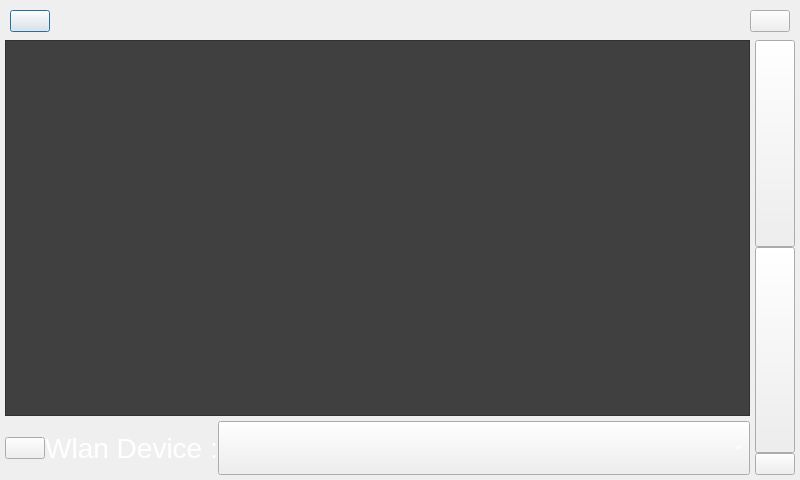
<?xml version="1.0" encoding="UTF-8"?>
<ui version="4.0">
 <class>Wlanconfig</class>
 <widget class="QDialog" name="Wlanconfig">
  <property name="geometry">
   <rect>
    <x>0</x>
    <y>0</y>
    <width>800</width>
    <height>480</height>
   </rect>
  </property>
  <property name="sizePolicy">
   <sizepolicy hsizetype="Fixed" vsizetype="Fixed">
    <horstretch>0</horstretch>
    <verstretch>0</verstretch>
   </sizepolicy>
  </property>
  <property name="windowTitle">
   <string>Wlan</string>
  </property>
  <property name="windowIcon">
   <iconset resource="assets.qrc">
    <normaloff>:/assets/WiFi2.svg</normaloff>:/assets/WiFi2.svg</iconset>
  </property>
  <layout class="QVBoxLayout" name="verticalLayout" stretch="1,7">
   <property name="spacing">
    <number>3</number>
   </property>
   <property name="leftMargin">
    <number>5</number>
   </property>
   <property name="topMargin">
    <number>5</number>
   </property>
   <property name="rightMargin">
    <number>5</number>
   </property>
   <property name="bottomMargin">
    <number>5</number>
   </property>
   <item>
    <layout class="QHBoxLayout" name="horizontalLayout_3">
     <property name="leftMargin">
      <number>5</number>
     </property>
     <property name="topMargin">
      <number>5</number>
     </property>
     <property name="rightMargin">
      <number>5</number>
     </property>
     <property name="bottomMargin">
      <number>5</number>
     </property>
     <item>
      <widget class="QPushButton" name="Btn_Back">
       <property name="whatsThis">
        <string>BTStyleSheet2</string>
       </property>
       <property name="text">
        <string/>
       </property>
       <property name="icon">
        <iconset resource="assets.qrc">
         <normaloff>:/assets/huitui.svg</normaloff>:/assets/huitui.svg</iconset>
       </property>
       <property name="iconSize">
        <size>
         <width>72</width>
         <height>72</height>
        </size>
       </property>
      </widget>
     </item>
     <item>
      <spacer name="horizontalSpacer_3">
       <property name="orientation">
        <enum>Qt::Horizontal</enum>
       </property>
       <property name="sizeHint" stdset="0">
        <size>
         <width>40</width>
         <height>20</height>
        </size>
       </property>
      </spacer>
     </item>
     <item>
      <widget class="QPushButton" name="Btn_Logo">
       <property name="styleSheet">
        <string notr="true">border:none;
font: 75 30pt &quot;Gill Sans MT&quot;;
</string>
       </property>
       <property name="text">
        <string/>
       </property>
       <property name="icon">
        <iconset resource="assets.qrc">
         <normaloff>:/assets/Wifi.svg</normaloff>:/assets/Wifi.svg</iconset>
       </property>
       <property name="iconSize">
        <size>
         <width>72</width>
         <height>72</height>
        </size>
       </property>
      </widget>
     </item>
     <item>
      <spacer name="horizontalSpacer_4">
       <property name="orientation">
        <enum>Qt::Horizontal</enum>
       </property>
       <property name="sizeHint" stdset="0">
        <size>
         <width>40</width>
         <height>20</height>
        </size>
       </property>
      </spacer>
     </item>
     <item>
      <widget class="QPushButton" name="Btn_Help">
       <property name="whatsThis">
        <string>BTStyleSheet2</string>
       </property>
       <property name="layoutDirection">
        <enum>Qt::RightToLeft</enum>
       </property>
       <property name="text">
        <string/>
       </property>
       <property name="icon">
        <iconset resource="assets.qrc">
         <normaloff>:/assets/help.svg</normaloff>:/assets/help.svg</iconset>
       </property>
       <property name="iconSize">
        <size>
         <width>72</width>
         <height>72</height>
        </size>
       </property>
      </widget>
     </item>
    </layout>
   </item>
   <item>
    <layout class="QGridLayout" name="gridLayout" rowminimumheight="6,1" columnminimumwidth="7,1">
     <property name="spacing">
      <number>5</number>
     </property>
     <item row="0" column="0">
      <widget class="QListView" name="WPA_List">
       <property name="font">
        <font>
         <pointsize>30</pointsize>
        </font>
       </property>
       <property name="styleSheet">
        <string notr="true">background-color: rgb(64, 64, 64);</string>
       </property>
       <property name="editTriggers">
        <set>QAbstractItemView::NoEditTriggers</set>
       </property>
      </widget>
     </item>
     <item row="1" column="0">
      <layout class="QHBoxLayout" name="horizontalLayout" stretch="0,0,0">
       <property name="spacing">
        <number>0</number>
       </property>
       <item>
        <widget class="QPushButton" name="Btn_DevRefresh">
         <property name="sizePolicy">
          <sizepolicy hsizetype="Fixed" vsizetype="Fixed">
           <horstretch>0</horstretch>
           <verstretch>0</verstretch>
          </sizepolicy>
         </property>
         <property name="whatsThis">
          <string>BTStyleSheet2</string>
         </property>
         <property name="text">
          <string/>
         </property>
         <property name="icon">
          <iconset resource="assets.qrc">
           <normaloff>:/assets/shuaxin.svg</normaloff>:/assets/shuaxin.svg</iconset>
         </property>
         <property name="iconSize">
          <size>
           <width>72</width>
           <height>72</height>
          </size>
         </property>
        </widget>
       </item>
       <item>
        <widget class="QLabel" name="label">
         <property name="sizePolicy">
          <sizepolicy hsizetype="Fixed" vsizetype="Preferred">
           <horstretch>0</horstretch>
           <verstretch>0</verstretch>
          </sizepolicy>
         </property>
         <property name="font">
          <font>
           <pointsize>21</pointsize>
          </font>
         </property>
         <property name="styleSheet">
          <string notr="true">color: rgb(255, 255, 255);</string>
         </property>
         <property name="text">
          <string>Wlan Device :</string>
         </property>
         <property name="alignment">
          <set>Qt::AlignCenter</set>
         </property>
        </widget>
       </item>
       <item>
        <widget class="QComboBox" name="DevList">
         <property name="sizePolicy">
          <sizepolicy hsizetype="Preferred" vsizetype="Preferred">
           <horstretch>0</horstretch>
           <verstretch>0</verstretch>
          </sizepolicy>
         </property>
         <property name="font">
          <font>
           <pointsize>30</pointsize>
          </font>
         </property>
         <property name="styleSheet">
          <string notr="true">color: rgb(255, 255, 255);</string>
         </property>
        </widget>
       </item>
      </layout>
     </item>
     <item row="0" column="1" rowspan="2">
      <layout class="QVBoxLayout" name="verticalLayout_2">
       <property name="spacing">
        <number>0</number>
       </property>
       <item>
        <widget class="QPushButton" name="Btn_Connect">
         <property name="sizePolicy">
          <sizepolicy hsizetype="Preferred" vsizetype="Expanding">
           <horstretch>0</horstretch>
           <verstretch>0</verstretch>
          </sizepolicy>
         </property>
         <property name="whatsThis">
          <string>BTStyleSheet2</string>
         </property>
         <property name="text">
          <string/>
         </property>
         <property name="icon">
          <iconset resource="assets.qrc">
           <normaloff>:/assets/wangluo.svg</normaloff>:/assets/wangluo.svg</iconset>
         </property>
         <property name="iconSize">
          <size>
           <width>72</width>
           <height>72</height>
          </size>
         </property>
        </widget>
       </item>
       <item>
        <widget class="QPushButton" name="Btn_Scan">
         <property name="sizePolicy">
          <sizepolicy hsizetype="Preferred" vsizetype="Expanding">
           <horstretch>0</horstretch>
           <verstretch>0</verstretch>
          </sizepolicy>
         </property>
         <property name="whatsThis">
          <string>BTStyleSheet2</string>
         </property>
         <property name="text">
          <string/>
         </property>
         <property name="icon">
          <iconset resource="assets.qrc">
           <normaloff>:/assets/sanweidianyunsaomiao.svg</normaloff>:/assets/sanweidianyunsaomiao.svg</iconset>
         </property>
         <property name="iconSize">
          <size>
           <width>72</width>
           <height>72</height>
          </size>
         </property>
        </widget>
       </item>
       <item>
        <widget class="QPushButton" name="Btn_DevSwitch">
         <property name="sizePolicy">
          <sizepolicy hsizetype="Preferred" vsizetype="Fixed">
           <horstretch>0</horstretch>
           <verstretch>0</verstretch>
          </sizepolicy>
         </property>
         <property name="whatsThis">
          <string>BTStyleSheet2</string>
         </property>
         <property name="text">
          <string/>
         </property>
         <property name="icon">
          <iconset resource="assets.qrc">
           <normaloff>:/assets/shebeiweilianjie-copy.svg</normaloff>:/assets/shebeiweilianjie-copy.svg</iconset>
         </property>
         <property name="iconSize">
          <size>
           <width>72</width>
           <height>72</height>
          </size>
         </property>
        </widget>
       </item>
      </layout>
     </item>
    </layout>
   </item>
  </layout>
 </widget>
 <resources>
  <include location="assets.qrc"/>
 </resources>
 <connections/>
</ui>
